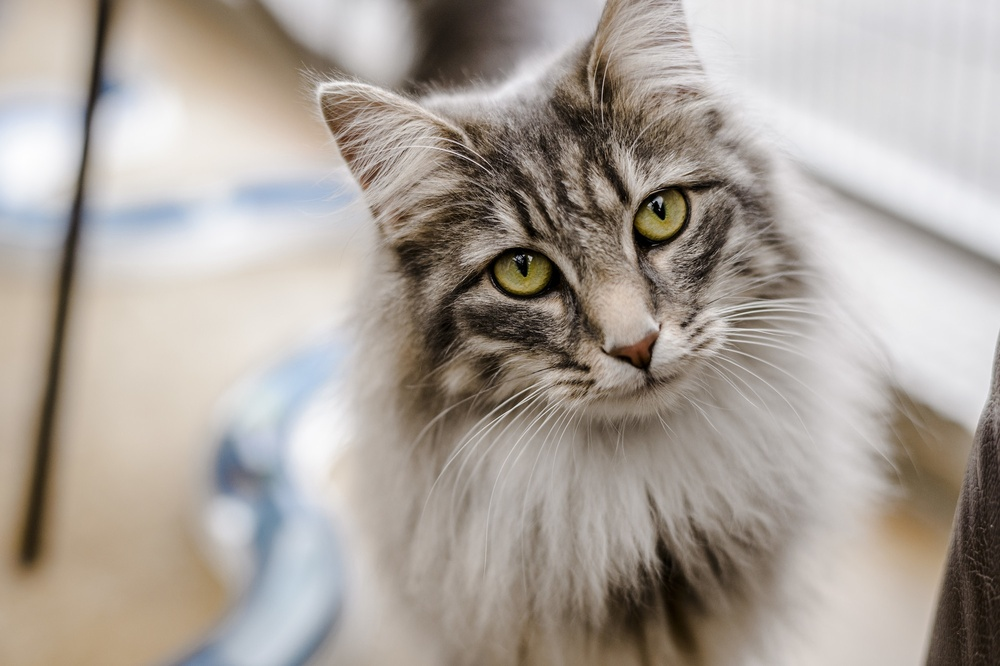
#> input picture cat.jpg, 1000 x 666 px, shrunk from 2000 x 1331 before the run
$ python rotate.py --image cat.jpg
#> lines starting #> are read from the running program, lines starting #| are printed output that depends on the picture
import numpy as np
import argparse
import imutils
import cv2

ap=argparse.ArgumentParser()
ap.add_argument('-i','--image',required=True,
                help="Path")
args=vars(ap.parse_args())

image=cv2.imread(args['image'])
#> image is the input picture: shape (666, 1000, 3); mean B, G, R 154.5, 162.2, 170.3
cv2.imshow("Oriji",image)


(h,w)=image.shape[:2]
#> h = 666; w = 1000
centre=(w//2,h//2)
#> centre = (500, 333)

M= cv2.getRotationMatrix2D(centre,45,1.0)
rotated=cv2.warpAffine(image,M,(w,h))
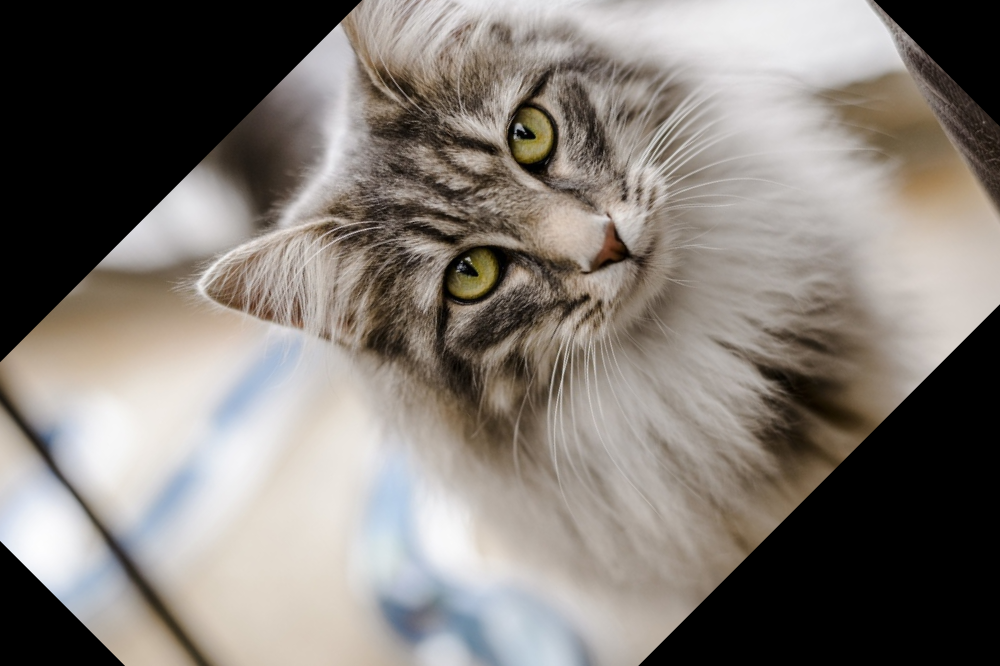
#> rotated: shape (666, 1000, 3); mean B, G, R 116.4, 122.3, 128.7
cv2.imshow("45", rotated)

M=cv2.getRotationMatrix2D(centre,-90,1.0)
rotated=cv2.warpAffine(image,M,(w,h))
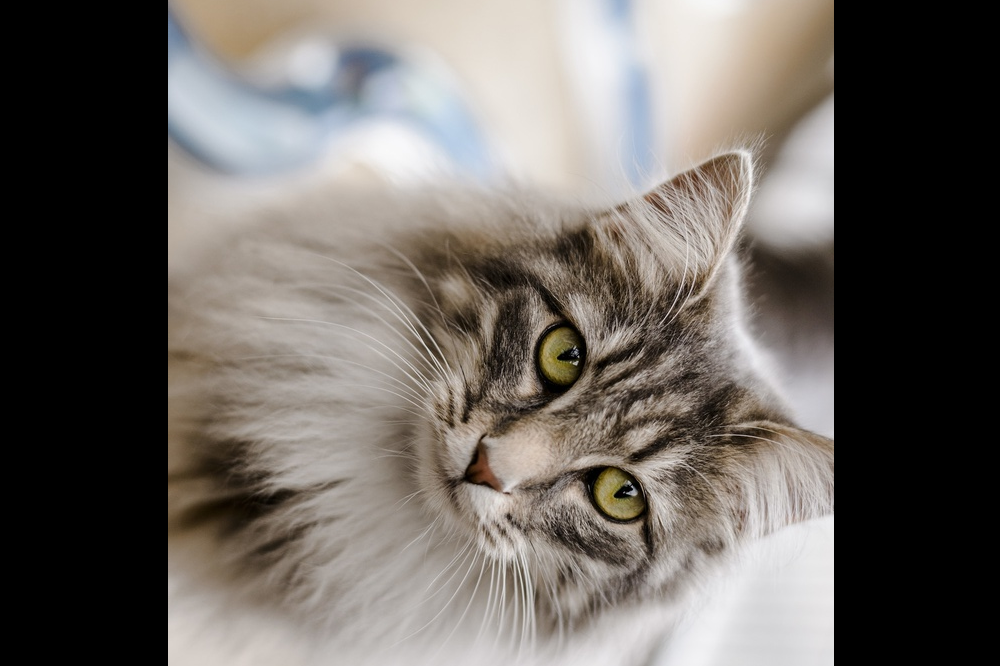
#> rotated: shape (666, 1000, 3); mean B, G, R 97.6, 102.6, 108
cv2.imshow("-90",rotated)

#> (the run stopped early here; a loop or call above may not have finished)

$ run again, on sadbeagle.png
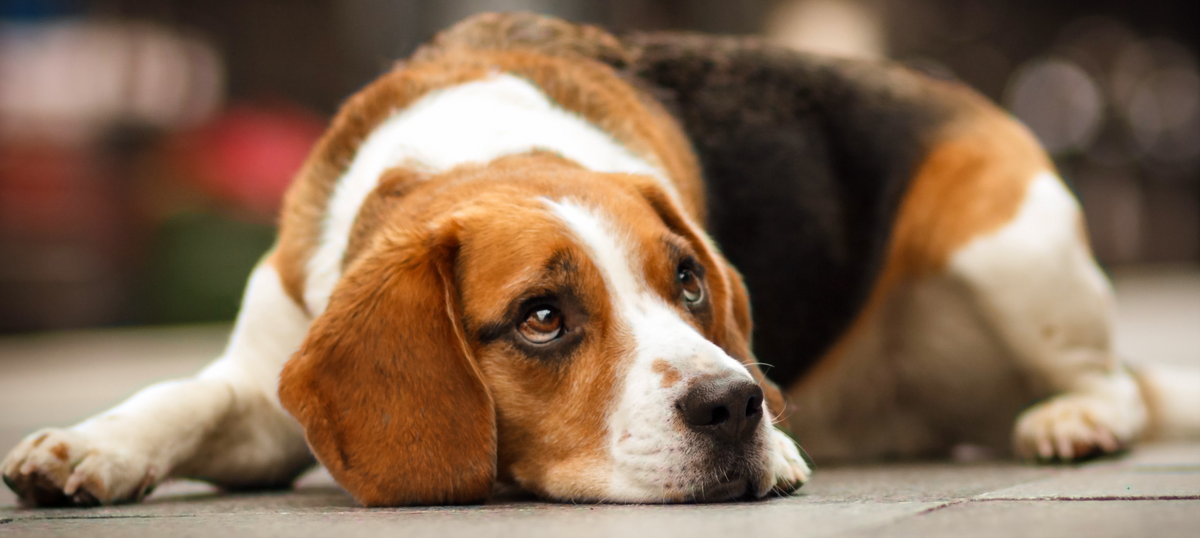
#> input picture sadbeagle.png, 1200 x 538 px
#> image is the input picture: shape (538, 1200, 3); mean B, G, R 85, 107.5, 134.4
#> `rotated=cv2.warpAffine(image,M,(w,h))`:
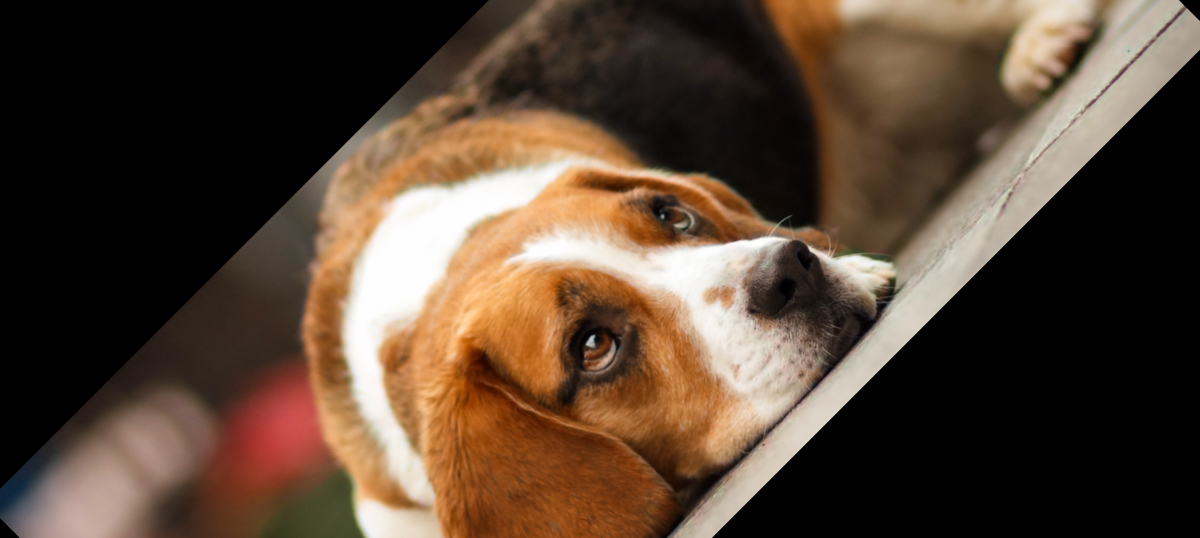
#> rotated: shape (538, 1200, 3); mean B, G, R 52.1, 67.3, 86.2
#> `rotated=cv2.warpAffine(image,M,(w,h))`:
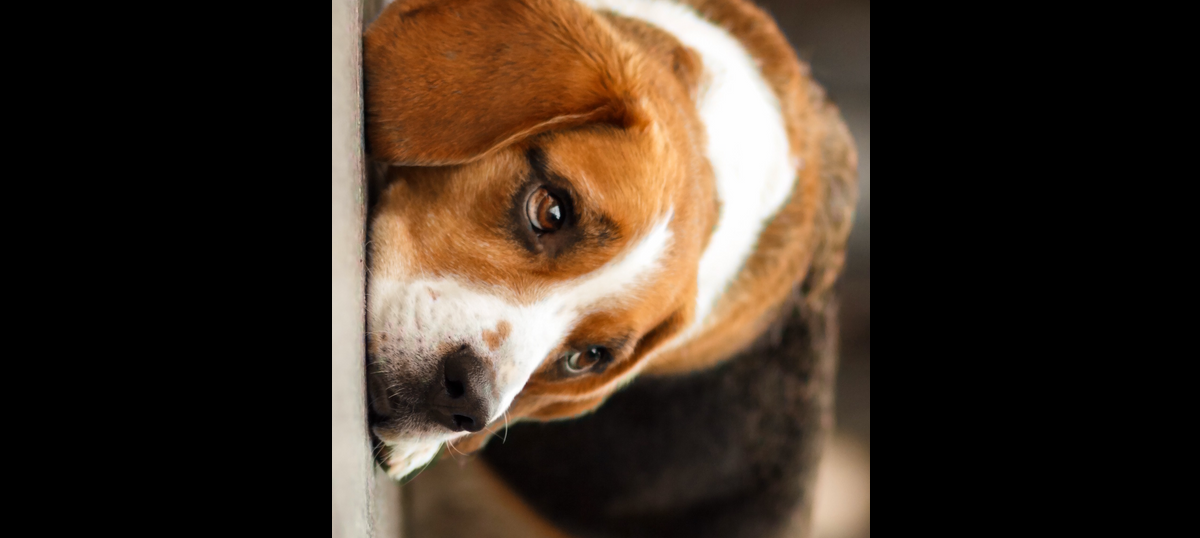
#> rotated: shape (538, 1200, 3); mean B, G, R 36.7, 48.6, 62.8
